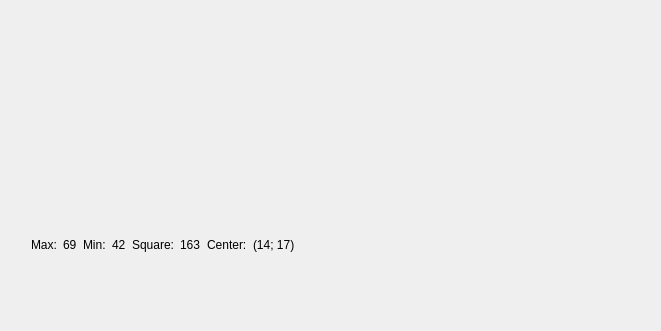
<?xml version="1.0" encoding="UTF-8"?>
<ui version="4.0">
 <class>PhaseGraphWidget</class>
 <widget class="QWidget" name="PhaseGraphWidget">
  <property name="geometry">
   <rect>
    <x>0</x>
    <y>0</y>
    <width>661</width>
    <height>331</height>
   </rect>
  </property>
  <property name="windowTitle">
   <string>PhaseGraphWidget</string>
  </property>
  <layout class="QGridLayout" name="gridLayout">
   <item row="1" column="1">
    <layout class="QHBoxLayout" name="infoLayout">
     <item>
      <widget class="QLabel" name="label">
       <property name="text">
        <string>Max:</string>
       </property>
      </widget>
     </item>
     <item>
      <widget class="QLabel" name="lMax">
       <property name="text">
        <string>69</string>
       </property>
      </widget>
     </item>
     <item>
      <widget class="QLabel" name="label_2">
       <property name="text">
        <string>Min:</string>
       </property>
      </widget>
     </item>
     <item>
      <widget class="QLabel" name="lMin">
       <property name="text">
        <string>42</string>
       </property>
      </widget>
     </item>
     <item>
      <widget class="QLabel" name="label_3">
       <property name="text">
        <string>Square:</string>
       </property>
      </widget>
     </item>
     <item>
      <widget class="QLabel" name="lSquare">
       <property name="text">
        <string>163</string>
       </property>
      </widget>
     </item>
     <item>
      <widget class="QLabel" name="label_4">
       <property name="text">
        <string>Center:</string>
       </property>
      </widget>
     </item>
     <item>
      <widget class="QLabel" name="lCenter">
       <property name="text">
        <string>(14; 17)</string>
       </property>
      </widget>
     </item>
     <item>
      <spacer name="horizontalSpacer">
       <property name="orientation">
        <enum>Qt::Horizontal</enum>
       </property>
       <property name="sizeHint" stdset="0">
        <size>
         <width>40</width>
         <height>20</height>
        </size>
       </property>
      </spacer>
     </item>
    </layout>
   </item>
   <item row="0" column="0" rowspan="2">
    <layout class="QVBoxLayout" name="verticalLayout">
     <item>
      <spacer name="verticalSpacer_2">
       <property name="orientation">
        <enum>Qt::Vertical</enum>
       </property>
       <property name="sizeHint" stdset="0">
        <size>
         <width>20</width>
         <height>40</height>
        </size>
       </property>
      </spacer>
     </item>
     <item>
      <layout class="QGridLayout" name="pointsLayout"/>
     </item>
     <item>
      <spacer name="verticalSpacer">
       <property name="orientation">
        <enum>Qt::Vertical</enum>
       </property>
       <property name="sizeHint" stdset="0">
        <size>
         <width>20</width>
         <height>40</height>
        </size>
       </property>
      </spacer>
     </item>
    </layout>
   </item>
  </layout>
 </widget>
 <resources/>
 <connections/>
</ui>
